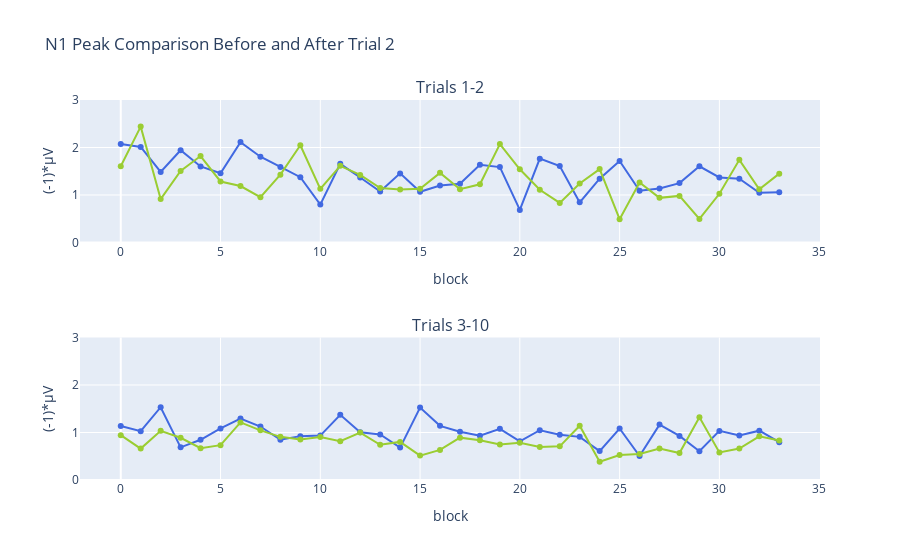

Notebook code for this chart:
### Code cell
fig = make_subplots(rows=2, cols=1, subplot_titles=("Trials 1-2", "Trials 3-10"))

fig.add_trace(
    go.Scatter(x=BLOCKS, y=df.loc[df["group"]=="Control", "first"],
               name="", marker=dict(color="royalblue"), mode="lines+markers", showlegend=False),
    row=1, col=1
)

fig.add_trace(
    go.Scatter(x=BLOCKS, y=df.loc[df["group"]=="ASD", "first"],
               name="",marker=dict(color="yellowgreen"), mode="lines+markers", showlegend=False),
    row=1, col=1
)

fig.add_trace(
    go.Scatter(x=BLOCKS, y=df.loc[df["group"]=="Control", "second"],
               name="", marker=dict(color="royalblue"), mode="lines+markers", showlegend=False),
    row=2, col=1
)

fig.add_trace(
    go.Scatter(x=BLOCKS, y=df.loc[df["group"]=="ASD", "second"],
               name="",marker=dict(color="yellowgreen"), mode="lines+markers", showlegend=False),
    row=2, col=1
)

fig.update_xaxes(title_text="block")
fig.update_yaxes(range=[0,3],title_text="(-1)*"+MU_STR+"V")
fig.update_layout(title_text="N1 Peak Comparison Before and After Trial 2")
fig.show()

### Figure 1 — Plotly figure (JSON) as saved in the notebook; plotly's stock layout.template omitted (floating-point values rounded to 4 significant figures)
{"data": [{"marker": {"color": "royalblue"}, "mode": "lines+markers", "name": "", "showlegend": false, "type": "scatter", "x": [0, 1, 2, 3, 4, 5, 6, 7, 8, 9, 10, 11, 12, 13, 14, 15, 16, 17, 18, 19, 20, 21, 22, 23, 24, 25, 26, 27, 28, 29, 30, 31, 32, 33], "xaxis": "x", "y": [2.072, 2.011, 1.486, 1.943, 1.602, 1.457, 2.113, 1.806, 1.59, 1.375, 0.7975, 1.656, 1.368, 1.073, 1.455, 1.067, 1.2, 1.237, 1.636, 1.588, 0.6861, 1.766, 1.61, 0.8449, 1.343, 1.716, 1.088, 1.137, 1.25, 1.605, 1.37, 1.344, 1.045, 1.059], "yaxis": "y"}, {"marker": {"color": "yellowgreen"}, "mode": "lines+markers", "name": "", "showlegend": false, "type": "scatter", "x": [0, 1, 2, 3, 4, 5, 6, 7, 8, 9, 10, 11, 12, 13, 14, 15, 16, 17, 18, 19, 20, 21, 22, 23, 24, 25, 26, 27, 28, 29, 30, 31, 32, 33], "xaxis": "x", "y": [1.605, 2.44, 0.914, 1.504, 1.82, 1.284, 1.188, 0.9547, 1.428, 2.048, 1.13, 1.613, 1.422, 1.147, 1.115, 1.13, 1.466, 1.123, 1.226, 2.073, 1.541, 1.111, 0.8331, 1.242, 1.545, 0.4914, 1.262, 0.94, 0.9812, 0.4972, 1.026, 1.74, 1.12, 1.449], "yaxis": "y"}, {"marker": {"color": "royalblue"}, "mode": "lines+markers", "name": "", "showlegend": false, "type": "scatter", "x": [0, 1, 2, 3, 4, 5, 6, 7, 8, 9, 10, 11, 12, 13, 14, 15, 16, 17, 18, 19, 20, 21, 22, 23, 24, 25, 26, 27, 28, 29, 30, 31, 32, 33], "xaxis": "x2", "y": [1.139, 1.027, 1.532, 0.6875, 0.8466, 1.086, 1.295, 1.126, 0.8462, 0.9235, 0.9352, 1.372, 1.005, 0.9583, 0.682, 1.525, 1.14, 1.018, 0.9336, 1.077, 0.8143, 1.049, 0.9544, 0.9079, 0.6092, 1.084, 0.5037, 1.166, 0.9284, 0.6049, 1.034, 0.9372, 1.038, 0.7974], "yaxis": "y2"}, {"marker": {"color": "yellowgreen"}, "mode": "lines+markers", "name": "", "showlegend": false, "type": "scatter", "x": [0, 1, 2, 3, 4, 5, 6, 7, 8, 9, 10, 11, 12, 13, 14, 15, 16, 17, 18, 19, 20, 21, 22, 23, 24, 25, 26, 27, 28, 29, 30, 31, 32, 33], "xaxis": "x2", "y": [0.9436, 0.6607, 1.035, 0.8894, 0.67, 0.7342, 1.212, 1.046, 0.9083, 0.855, 0.9073, 0.8149, 0.9985, 0.7418, 0.8022, 0.5133, 0.6339, 0.8914, 0.8377, 0.7456, 0.7824, 0.6947, 0.7087, 1.141, 0.3834, 0.5263, 0.5489, 0.6632, 0.5687, 1.32, 0.5803, 0.661, 0.9194, 0.83], "yaxis": "y2"}], "layout": {"annotations": [{"font": {"size": 16}, "showarrow": false, "text": "Trials 1-2", "x": 0.5, "xanchor": "center", "xref": "paper", "y": 1, "yanchor": "bottom", "yref": "paper"}, {"font": {"size": 16}, "showarrow": false, "text": "Trials 3-10", "x": 0.5, "xanchor": "center", "xref": "paper", "y": 0.375, "yanchor": "bottom", "yref": "paper"}], "title": {"text": "N1 Peak Comparison Before and After Trial 2"}, "xaxis": {"anchor": "y", "domain": [0, 1], "title": {"text": "block"}}, "xaxis2": {"anchor": "y2", "domain": [0, 1], "title": {"text": "block"}}, "yaxis": {"anchor": "x", "domain": [0.625, 1], "range": [0, 3], "title": {"text": "(-1)*μV"}}, "yaxis2": {"anchor": "x2", "domain": [0, 0.375], "range": [0, 3], "title": {"text": "(-1)*μV"}}}}
